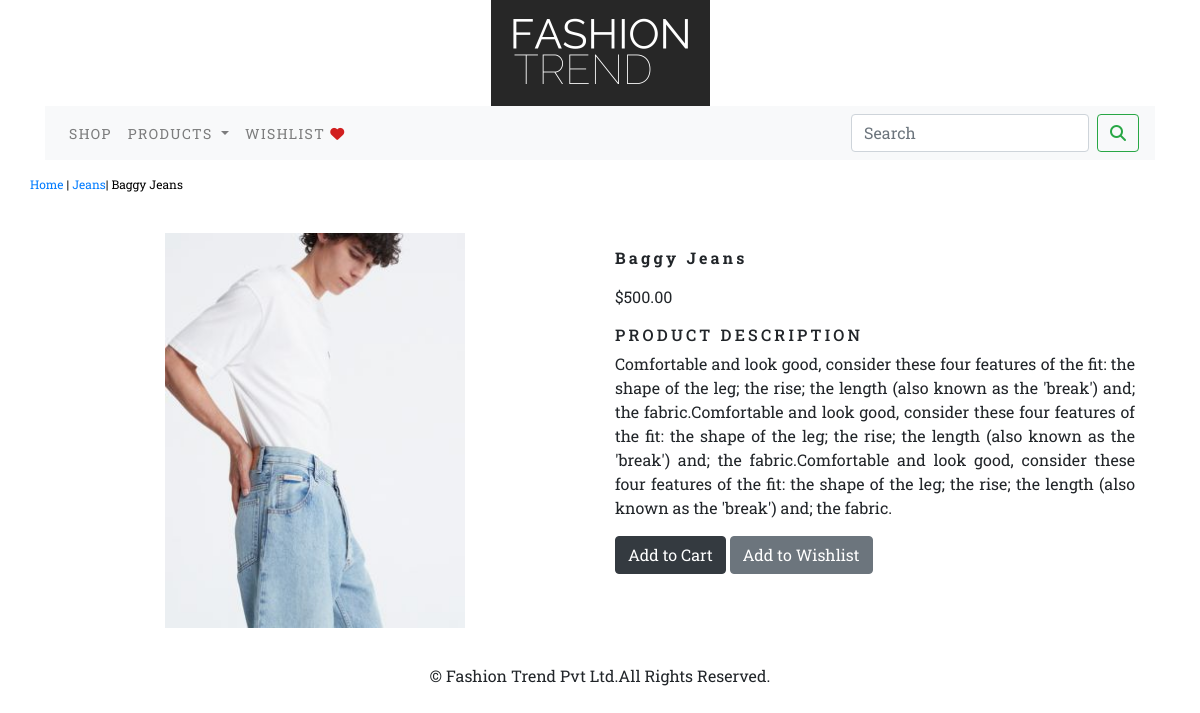
The page /shop/Jeans/baggy-jeans on the database its author committed.
### Ecommerce_app/models.py (models this page shows, shortened)
class product(models.Model):
    name = models.CharField(max_length=250, unique=True)
    slug = models.SlugField(max_length=250, unique=True)
    description = models.TextField(blank=True)
    price = models.DecimalField(max_digits=10, decimal_places=2)
    ctg = models.ForeignKey(category, on_delete=models.CASCADE)
    image = models.ImageField(upload_to='product')
    stock = models.IntegerField()
    available = models.BooleanField(default=True, blank=True)
    created = models.DateTimeField(auto_now_add=True)
    updated = models.DateTimeField(auto_now_add=True)
    class Meta:
        ordering = ('name',)
        verbose_name = 'product'
        verbose_name_plural = 'products'

class category(models.Model):
    name = models.CharField(max_length=250, unique=True)
    slug = models.SlugField(max_length=250, unique=True)
    description = models.TextField(blank=True)
    image = models.ImageField(upload_to='category', blank=True)
    class Meta:
        ordering = ('name',)
        verbose_name = 'category'
        verbose_name_plural = 'categories'
    def get_url(self):
        return reverse('Ecommerce_app:prod_by_cat', args=[self.slug])
    def __str__(self):
        return '{}'.format(self.name)

### Ecommerce_app/views.py (the view)
# urls.py: path('<slug:cslug>/<slug:product_slug>',views.ProDetail,name='all_pro_detail'),
def ProDetail(request,cslug,product_slug):
      try:
            prod=product.objects.get(ctg__slug=cslug,slug=product_slug)
      except Exception as e:
            raise e
      return render(request,'product.html',{'prod':prod})

### Ecommerce_app/context_processors.py (called while the page is built)
def all_links(request):
    links=category.objects.all()
    return dict(links=links)

### cart_app/context_processors.py (called while the page is built)
def counter(request):
    item_count=0
    if 'admin' in request.path:
        return {}
    else:
        try:
            cart=Cart.objects.filter(cart_id=_cart_id(request))
            cartitems=Cart_item.objects.all().filter(cart=cart[:1])
            for cartitem in cartitems:
                item_count += cartitem.quantity
        except Cart.DoesNotExist:
            item_count=0
    return dict(item_count=item_count)

### cart_app/views.py (called while the page is built)
def _cart_id(request):
    cart=request.session.session_key
    if not cart:
        cart=request.session.create()
    return cart

### templates/product.html (shortened to what this page needs)
{% extends 'base.html' %}
{% load static %}
{% block content %}
<div class="container">
<div class="row my_prod_row">
  <div class="mx_auto">
    <p><a href="{% url 'Ecommerce_app:allproducts' %}">Home</a> | <a href="{{prod.ctg.get_url}}">{{prod.ctg}}</a>| {{prod.name}}</p>
  </div>
    <div class="container">
    <br>
<div class="row">
    <div class="col-12 col-sm-12 col-md-12 col-lg-6 text-center">
        <div style="min-width:18rem">
            <p><img src="{{prod.image.url}}" width="300px" alt="{{prod.name}}"> </p>
        </div>
    </div>
        <div class="col-12 col-sm-12 col-md-12 col-lg-6">
            <div>
            <h2 class="my_prod_title"><b>{{prod.name}}</b></h2>
            <p>${{prod.price}}</p>
            <h3 class="my_title">PRODUCT DESCRIPTION</h3>
            <p class="text-justify my_prod_text">{{prod.description}}</p>
            {% if prod.stock <= 0 %}
                <p class="text-justify my_prod_text"><b>OUT OF STOCK</b></p>
            {% else %}
                <a class="btn btn-dark" href="{% url 'cart_app:add_cart' prod.id %}">Add to Cart</a>
                <a class="btn btn-secondary" href="{% url 'wishlist_app:add_wish' prod.id %}">Add to Wishlist</a>
            <br>
            <br>
            {% endif %}
        </div>
        </div>
    </div>
</div>
</div>
</div>
{% endblock %}

### static/css/custom.css (style rules this page uses)
body { font-family: 'Montserrat', sans-serif; font-family: 'Roboto Mono', monospace; font-family: 'Roboto Slab', serif; }
.my_title { font-size:16px; text-transform:uppercase; letter-spacing:.2em; }
.my_prod_row { padding-top:15px; padding-bottom:20px; }
.my_prod_row .mx_auto { color:#000; font-size:12px; text-decoration:none; }
.my_prod_title { font-size:16px; text_transform:uppercase; letter-spacing:.2em; padding-top:15px; padding-bottom:10px; }
.my_prod_text { padding-right:20px; }

### rows shown on the page
product: ctg "Jeans", name "Baggy Jeans", image (picture), price "500.00", description "Comfortable and look good, consider these four features of the fit: the shape of the leg; the rise; the length (also known as the 'break') and; the fabric.Comfortable and look good, consider these four features of the fit: the shape of the leg; the rise; the length (also known as the 'break') and; the fabric.Comfortable and look good, consider these four features of the fit: the shape of the leg; the rise; the length (also known as the 'break') and; the fabric."
